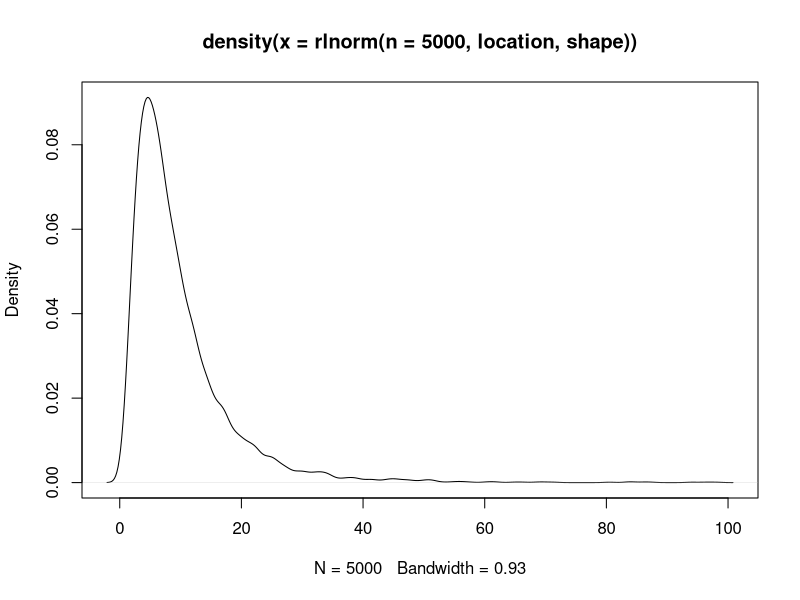
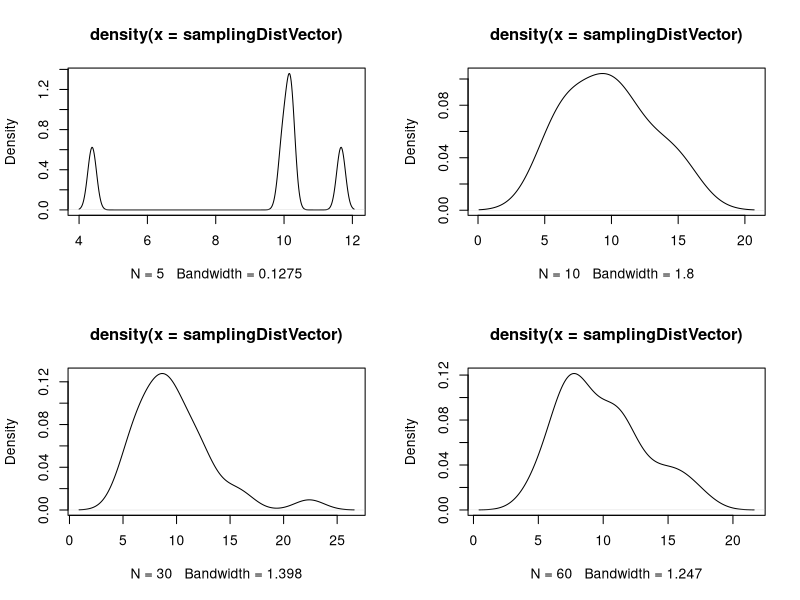
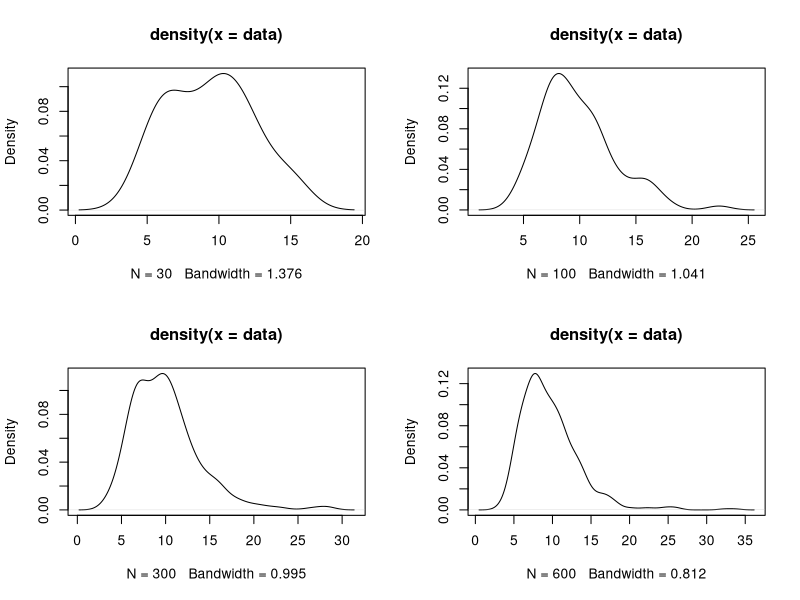

These figures' R source, in order: (Note: this script raises an error after producing the figures.)
## ---- chunk 1

## ---- chunk 2
set.seed(123)
mean <- 9.79
sdev <- 8.51
location <- log(mean^2 / sqrt(sdev^2 + mean^2))
shape <- sqrt(log(1 + (sdev^2 / mean^2)))
message(paste("Lognormal location:", location))
message(paste("Lonormal shape:", shape))
sample1 <- rlnorm(n=50, location, shape)
ms1<-mean(sample1)
message("Mean of this sample is ", ms1, ". There were ",length(sample1)," data points in this sample.")
## ---- chunk 3
plot(density(rlnorm(n=5000, location, shape)))
## ---- chunk 4
set.seed(123)
par(mfrow=c(2,2))#par combines multiple plots into one overall graph
sampleSize=5  
for(samplingRate in c(5,10,30,60)){
  samplingDistVector<-c()
  for(oneSample in c(1:samplingRate)){
    sample <- rlnorm(n=sampleSize, location, shape)
    samplingDistVector<-c(samplingDistVector,mean(sample))
  }
  m<- mean(samplingDistVector)
  message(length(samplingDistVector)," samples taken. Mean is ", m)
  plot(density(samplingDistVector))
}

## ---- chunk 5
set.seed(123)
sampleSize<-5
par(mfrow=c(2,2))#
for(samplingRate in c(30,100,300,600)){
  data<-c()
   
  for(j in c(1:samplingRate)){
    sample <- rlnorm(n=sampleSize, location, shape)
    data<-c(data,mean(sample))
  }
 m<- mean(data)
  message(length(data)," samples taken. Mean is ", m)
  plot(density(data))
}
## ---- chunk 6
set.seed(123)
par(mfrow=c(2,2))#  
message("true population mean: ",mean)
sampleSize=5 
for(samplingRate in c(10,100,1000)){
  dataVecMedian<-c()
  dataVecMean<-c()
   
  for(j in c(1:samplingRate)){
    sample <- rnorm(n=sampleSize, mean, sdev)#the underlying distribution is normal.
    dataVecMedian<-c(dataVecMedian,median(sample))
    dataVecMean<-c(dataVecMean,mean(sample))
  }

  m1<- median(dataVecMedian)
  m2<- mean(dataVecMean)
  message(length(dataVecMedian)," samples taken. Estimator is median. Population  mean is estimated as ", m1)
  message(length(dataVecMean)," samples taken. Estimator is mean. Population mean is estimated as ", m2)
} 
## ---- chunk 7
 
seMean<-sd(dataMean)/sqrt(length(dataMean))

message("Standard error of mean estimator of population mean is ", seMean)
 
message("mean value was ",mean(dataMean))
message("standard error is ",100*seMean/mean(dataMean),"% of the mean.")

## ---- chunk 8

sampleExp<-c(11.96,  5.03,   67.40, 16.07,  31.50,  7.73,  11.10,  22.38)
lambdaExponential<-1/mean(sampleExp)
message("lambda is ", lambdaExponential)
lambdaF <- function(x) lambdaExponential * (exp(-x * lambdaExponential))
curve(lambdaF, from = 0, to = 200)

#rate = 1/mean
sExp1<-rexp(5,rate=0.5)
sExp2<-rexp(500,rate=0.5)
l1<-1/mean(sExp1)
l2<-1/mean(sExp2)
lambdaExponential=l1;
curve(lambdaF, from = 0, to = 40)
lambdaExponential=l2;
curve(lambdaF, from = 0, to = 40)
## ---- chunk 9

sampleGamma<-c(11.96,  5.03,   67.40, 16.07,  31.50,  7.73,  11.10,  22.38)
m = mean(sampleGamma)
m
s<-sum(sampleGamma^2)
rhat<-m^2/((1/length(sampleGamma)*s-m^2))
message("r is ", rhat)
lambdahat<-m/((1/length(sampleGamma)*s-m^2))
message("lambda is ", lambdahat)
## ---- chunk 10
message("the sample shape and scale parameters are ", rhat," and ",lambdahat)

sampleGamma<-rgamma(50,shape=rhat,rate=lambdahat)
m = mean(sampleGamma)
s<-sum(sampleGamma^2)
rhat2<-m^2/((1/length(sampleGamma)*s-m^2))
message("The shape parameter r is estimated as ", rhat2)
lambdahat2<-m/((1/length(sampleGamma)*s-m^2))
message("The scale parameter lambda is estimated as ", lambdahat2)


